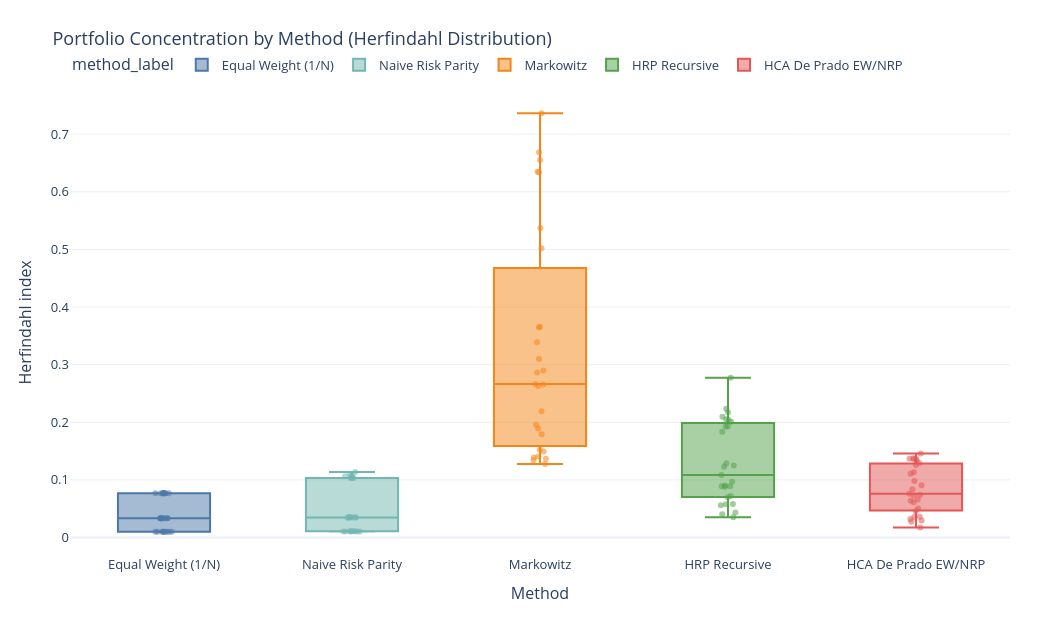

Notebook cell for this chart:
### Markdown cell above
## Figure 1 - Herfindahl Distribution By Method

This directly answers: how concentrated are the portfolios?

### Code cell
fig_conc = px.box(
    conc,
    x="method_label",
    y="herfindahl",
    color="method_label",
    points="all",
    color_discrete_map={method_label(k): v for k, v in PALETTE.items()},
)
fig_conc.update_traces(jitter=0.22, pointpos=0, marker=dict(size=6, opacity=0.55))
fig_conc.update_xaxes(title="Method")
fig_conc.update_yaxes(title="Herfindahl index")
apply_paper_layout(fig_conc, title="Portfolio Concentration by Method (Herfindahl Distribution)", height=620)
save_figure(fig_conc, "figure_01_herfindahl_boxplot.html")

### Figure 1 — Plotly figure (JSON) as saved in the notebook; plotly's stock layout.template omitted (floating-point values rounded to 4 significant figures)
{"data": [{"alignmentgroup": "True", "boxpoints": "all", "hovertemplate": "method_label=%{x}<br>herfindahl=%{y}<extra></extra>", "jitter": 0.22, "legendgroup": "Equal Weight (1/N)", "marker": {"color": "#4C78A8", "opacity": 0.55, "size": 6}, "name": "Equal Weight (1/N)", "notched": false, "offsetgroup": "Equal Weight (1/N)", "orientation": "v", "pointpos": 0, "showlegend": true, "type": "box", "x": ["Equal Weight (1/N)", "Equal Weight (1/N)", "Equal Weight (1/N)", "Equal Weight (1/N)", "Equal Weight (1/N)", "Equal Weight (1/N)", "Equal Weight (1/N)", "Equal Weight (1/N)", "Equal Weight (1/N)", "Equal Weight (1/N)", "Equal Weight (1/N)", "Equal Weight (1/N)", "Equal Weight (1/N)", "Equal Weight (1/N)", "Equal Weight (1/N)", "Equal Weight (1/N)", "Equal Weight (1/N)", "Equal Weight (1/N)", "Equal Weight (1/N)", "Equal Weight (1/N)", "Equal Weight (1/N)", "Equal Weight (1/N)", "Equal Weight (1/N)", "Equal Weight (1/N)", "Equal Weight (1/N)", "Equal Weight (1/N)", "Equal Weight (1/N)"], "x0": " ", "xaxis": "x", "y": [0.03333, 0.03333, 0.03333, 0.03333, 0.03333, 0.03333, 0.03333, 0.03333, 0.03333, 0.0101, 0.0101, 0.0101, 0.0101, 0.0101, 0.0101, 0.01, 0.01, 0.01, 0.07692, 0.07692, 0.07692, 0.07692, 0.07692, 0.07692, 0.07692, 0.07692, 0.07692], "y0": " ", "yaxis": "y"}, {"alignmentgroup": "True", "boxpoints": "all", "hovertemplate": "method_label=%{x}<br>herfindahl=%{y}<extra></extra>", "jitter": 0.22, "legendgroup": "Naive Risk Parity", "marker": {"color": "#72B7B2", "opacity": 0.55, "size": 6}, "name": "Naive Risk Parity", "notched": false, "offsetgroup": "Naive Risk Parity", "orientation": "v", "pointpos": 0, "showlegend": true, "type": "box", "x": ["Naive Risk Parity", "Naive Risk Parity", "Naive Risk Parity", "Naive Risk Parity", "Naive Risk Parity", "Naive Risk Parity", "Naive Risk Parity", "Naive Risk Parity", "Naive Risk Parity", "Naive Risk Parity", "Naive Risk Parity", "Naive Risk Parity", "Naive Risk Parity", "Naive Risk Parity", "Naive Risk Parity", "Naive Risk Parity", "Naive Risk Parity", "Naive Risk Parity", "Naive Risk Parity", "Naive Risk Parity", "Naive Risk Parity", "Naive Risk Parity", "Naive Risk Parity", "Naive Risk Parity", "Naive Risk Parity", "Naive Risk Parity", "Naive Risk Parity"], "x0": " ", "xaxis": "x", "y": [0.03505, 0.03473, 0.03472, 0.03494, 0.03468, 0.03445, 0.03542, 0.03524, 0.03503, 0.01085, 0.01086, 0.01092, 0.01056, 0.01054, 0.01052, 0.01083, 0.01053, 0.01052, 0.1138, 0.1102, 0.1059, 0.1026, 0.1035, 0.1031, 0.1073, 0.1064, 0.1039], "y0": " ", "yaxis": "y"}, {"alignmentgroup": "True", "boxpoints": "all", "hovertemplate": "method_label=%{x}<br>herfindahl=%{y}<extra></extra>", "jitter": 0.22, "legendgroup": "Markowitz", "marker": {"color": "#F58518", "opacity": 0.55, "size": 6}, "name": "Markowitz", "notched": false, "offsetgroup": "Markowitz", "orientation": "v", "pointpos": 0, "showlegend": true, "type": "box", "x": ["Markowitz", "Markowitz", "Markowitz", "Markowitz", "Markowitz", "Markowitz", "Markowitz", "Markowitz", "Markowitz", "Markowitz", "Markowitz", "Markowitz", "Markowitz", "Markowitz", "Markowitz", "Markowitz", "Markowitz", "Markowitz", "Markowitz", "Markowitz", "Markowitz", "Markowitz", "Markowitz", "Markowitz", "Markowitz", "Markowitz", "Markowitz"], "x0": " ", "xaxis": "x", "y": [0.2666, 0.1368, 0.189, 0.655, 0.2898, 0.263, 0.1405, 0.6346, 0.2864, 0.1391, 0.1794, 0.1492, 0.3097, 0.219, 0.1341, 0.1274, 0.1522, 0.1956, 0.5018, 0.5373, 0.2655, 0.6341, 0.7363, 0.6688, 0.3646, 0.3657, 0.339], "y0": " ", "yaxis": "y"}, {"alignmentgroup": "True", "boxpoints": "all", "hovertemplate": "method_label=%{x}<br>herfindahl=%{y}<extra></extra>", "jitter": 0.22, "legendgroup": "HRP Recursive", "marker": {"color": "#54A24B", "opacity": 0.55, "size": 6}, "name": "HRP Recursive", "notched": false, "offsetgroup": "HRP Recursive", "orientation": "v", "pointpos": 0, "showlegend": true, "type": "box", "x": ["HRP Recursive", "HRP Recursive", "HRP Recursive", "HRP Recursive", "HRP Recursive", "HRP Recursive", "HRP Recursive", "HRP Recursive", "HRP Recursive", "HRP Recursive", "HRP Recursive", "HRP Recursive", "HRP Recursive", "HRP Recursive", "HRP Recursive", "HRP Recursive", "HRP Recursive", "HRP Recursive", "HRP Recursive", "HRP Recursive", "HRP Recursive", "HRP Recursive", "HRP Recursive", "HRP Recursive", "HRP Recursive", "HRP Recursive", "HRP Recursive"], "x0": " ", "xaxis": "x", "y": [0.09679, 0.089, 0.09033, 0.1227, 0.1291, 0.1084, 0.05618, 0.08809, 0.07189, 0.06988, 0.1248, 0.2771, 0.08876, 0.04329, 0.03514, 0.0405, 0.05828, 0.05784, 0.2174, 0.1927, 0.2233, 0.2051, 0.204, 0.2009, 0.2095, 0.1925, 0.1835], "y0": " ", "yaxis": "y"}, {"alignmentgroup": "True", "boxpoints": "all", "hovertemplate": "method_label=%{x}<br>herfindahl=%{y}<extra></extra>", "jitter": 0.22, "legendgroup": "HCA De Prado EW/NRP", "marker": {"color": "#E45756", "opacity": 0.55, "size": 6}, "name": "HCA De Prado EW/NRP", "notched": false, "offsetgroup": "HCA De Prado EW/NRP", "orientation": "v", "pointpos": 0, "showlegend": true, "type": "box", "x": ["HCA De Prado EW/NRP", "HCA De Prado EW/NRP", "HCA De Prado EW/NRP", "HCA De Prado EW/NRP", "HCA De Prado EW/NRP", "HCA De Prado EW/NRP", "HCA De Prado EW/NRP", "HCA De Prado EW/NRP", "HCA De Prado EW/NRP", "HCA De Prado EW/NRP", "HCA De Prado EW/NRP", "HCA De Prado EW/NRP", "HCA De Prado EW/NRP", "HCA De Prado EW/NRP", "HCA De Prado EW/NRP", "HCA De Prado EW/NRP", "HCA De Prado EW/NRP", "HCA De Prado EW/NRP", "HCA De Prado EW/NRP", "HCA De Prado EW/NRP", "HCA De Prado EW/NRP", "HCA De Prado EW/NRP", "HCA De Prado EW/NRP", "HCA De Prado EW/NRP", "HCA De Prado EW/NRP", "HCA De Prado EW/NRP", "HCA De Prado EW/NRP"], "x0": " ", "xaxis": "x", "y": [0.08365, 0.0639, 0.07608, 0.1291, 0.09827, 0.09062, 0.06129, 0.07358, 0.07299, 0.03567, 0.04559, 0.05038, 0.06591, 0.03593, 0.02972, 0.0175, 0.02719, 0.03198, 0.1458, 0.1132, 0.1107, 0.1368, 0.1376, 0.1368, 0.126, 0.1357, 0.1337], "y0": " ", "yaxis": "y"}], "layout": {"boxmode": "overlay", "font": {"size": 13}, "height": 620, "legend": {"orientation": "h", "title": {"text": "method_label"}, "tracegroupgap": 0, "x": 0, "xanchor": "left", "y": 1.02, "yanchor": "bottom"}, "margin": {"b": 65, "l": 70, "r": 40, "t": 90}, "paper_bgcolor": "white", "plot_bgcolor": "white", "title": {"text": "Portfolio Concentration by Method (Herfindahl Distribution)"}, "width": 1050, "xaxis": {"anchor": "y", "categoryarray": ["Equal Weight (1/N)", "Naive Risk Parity", "Markowitz", "HRP Recursive", "HCA De Prado EW/NRP"], "categoryorder": "array", "domain": [0, 1], "title": {"text": "Method"}}, "yaxis": {"anchor": "x", "domain": [0, 1], "title": {"text": "Herfindahl index"}}}}
